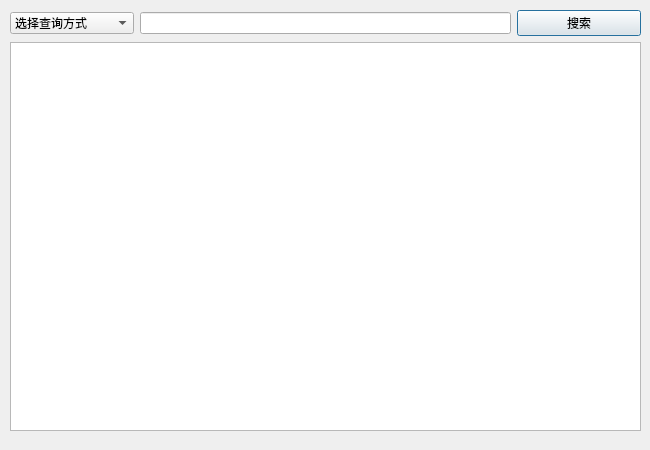
<?xml version="1.0" encoding="UTF-8"?>
<ui version="4.0">
 <class>QueryStu</class>
 <widget class="QDialog" name="QueryStu">
  <property name="geometry">
   <rect>
    <x>0</x>
    <y>0</y>
    <width>650</width>
    <height>450</height>
   </rect>
  </property>
  <property name="windowTitle">
   <string>Dialog</string>
  </property>
  <widget class="QWidget" name="">
   <property name="geometry">
    <rect>
     <x>10</x>
     <y>10</y>
     <width>631</width>
     <height>421</height>
    </rect>
   </property>
   <layout class="QVBoxLayout" name="verticalLayout">
    <item>
     <layout class="QHBoxLayout" name="horizontalLayout" stretch="2,6,2">
      <item>
       <widget class="QComboBox" name="cbb_method">
        <item>
         <property name="text">
          <string>选择查询方式</string>
         </property>
        </item>
        <item>
         <property name="text">
          <string>按姓名</string>
         </property>
        </item>
        <item>
         <property name="text">
          <string>按学号</string>
         </property>
        </item>
        <item>
         <property name="text">
          <string>按学院</string>
         </property>
        </item>
       </widget>
      </item>
      <item>
       <widget class="QLineEdit" name="le_cnt"/>
      </item>
      <item>
       <widget class="QPushButton" name="btn_search">
        <property name="text">
         <string>搜索</string>
        </property>
       </widget>
      </item>
     </layout>
    </item>
    <item>
     <widget class="QTableView" name="tableView"/>
    </item>
   </layout>
  </widget>
 </widget>
 <resources/>
 <connections/>
</ui>
